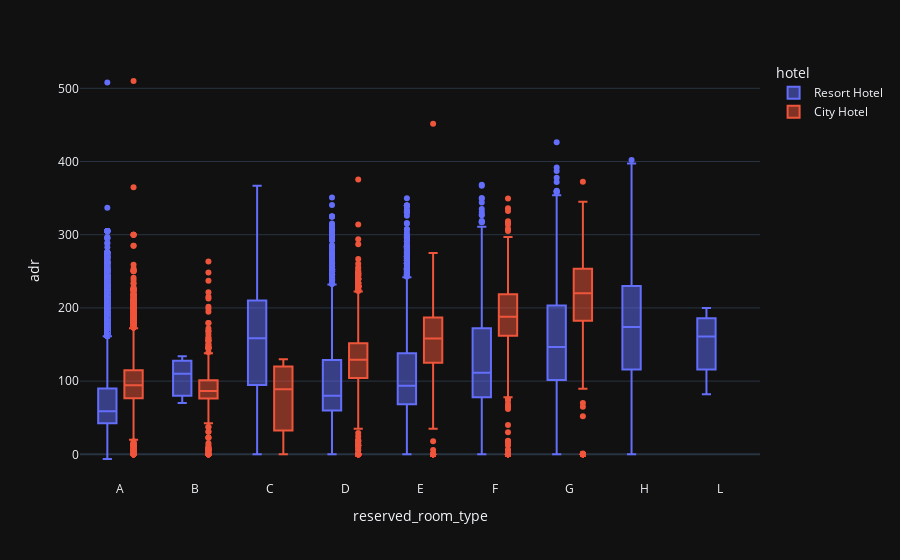

This figure's notebook cell:
### Markdown cell above
<p style = "font-size : 25px; color : #cfcfcf ; font-family : 'Times New Roman'; text-align : center; border-radius: 5px 5px;">
<strong>Price Per Room Type</strong></p>

### Code cell
# Rates Per Room - The Price is affected depending on time, season, availability, room type & meals etc.

px.box(data, x='reserved_room_type', y='adr', template='plotly_dark', color='hotel', category_orders={'reserved_room_type': ['A','B','C','D','E','F','G','H','L']})

### Figure 1 — Plotly figure (JSON) as saved in the notebook; plotly's stock layout.template omitted (floating-point values rounded to 4 significant figures; data arrays with more than 128 entries replaced by an {"elided": "..."} marker saying what was removed)
{"data": [{"alignmentgroup": "True", "hovertemplate": "hotel=Resort Hotel<br>reserved_room_type=%{x}<br>adr=%{y}<extra></extra>", "legendgroup": "Resort Hotel", "marker": {"color": "#636efa"}, "name": "Resort Hotel", "notched": false, "offsetgroup": "Resort Hotel", "orientation": "v", "showlegend": true, "type": "box", "x": {"elided": "28927 str values"}, "x0": " ", "xaxis": "x", "y": {"elided": "28927 float values"}, "y0": " ", "yaxis": "y"}, {"alignmentgroup": "True", "hovertemplate": "hotel=City Hotel<br>reserved_room_type=%{x}<br>adr=%{y}<extra></extra>", "legendgroup": "City Hotel", "marker": {"color": "#EF553B"}, "name": "City Hotel", "notched": false, "offsetgroup": "City Hotel", "orientation": "v", "showlegend": true, "type": "box", "x": {"elided": "46084 str values"}, "x0": " ", "xaxis": "x", "y": {"elided": "46084 float values"}, "y0": " ", "yaxis": "y"}], "layout": {"boxmode": "group", "legend": {"title": {"text": "hotel"}, "tracegroupgap": 0}, "margin": {"t": 60}, "xaxis": {"anchor": "y", "categoryarray": ["A", "B", "C", "D", "E", "F", "G", "H", "L"], "categoryorder": "array", "domain": [0, 1], "title": {"text": "reserved_room_type"}}, "yaxis": {"anchor": "x", "domain": [0, 1], "title": {"text": "adr"}}}}
